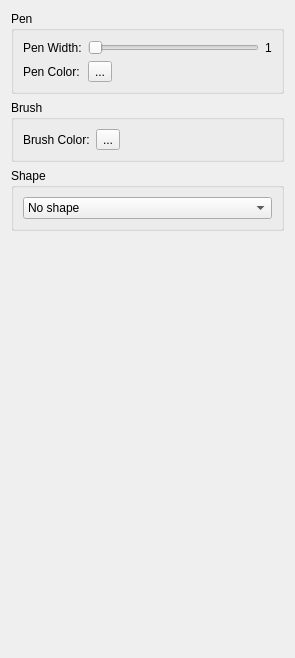
<?xml version="1.0" encoding="UTF-8"?>
<ui version="4.0">
 <class>CtrlSceneDialog</class>
 <widget class="QDialog" name="CtrlSceneDialog">
  <property name="geometry">
   <rect>
    <x>0</x>
    <y>0</y>
    <width>295</width>
    <height>658</height>
   </rect>
  </property>
  <property name="windowTitle">
   <string>Dialog</string>
  </property>
  <layout class="QGridLayout" name="gridLayout_4">
   <item row="0" column="0">
    <widget class="QGroupBox" name="groupBox">
     <property name="title">
      <string>Pen</string>
     </property>
     <layout class="QGridLayout" name="gridLayout_2">
      <item row="0" column="2">
       <widget class="QLabel" name="label_penWidth">
        <property name="text">
         <string>1</string>
        </property>
       </widget>
      </item>
      <item row="0" column="0">
       <widget class="QLabel" name="label">
        <property name="text">
         <string>Pen Width:</string>
        </property>
       </widget>
      </item>
      <item row="0" column="1">
       <widget class="QSlider" name="horizontalSlider_penWidth">
        <property name="minimum">
         <number>1</number>
        </property>
        <property name="maximum">
         <number>32</number>
        </property>
        <property name="pageStep">
         <number>3</number>
        </property>
        <property name="value">
         <number>1</number>
        </property>
        <property name="orientation">
         <enum>Qt::Horizontal</enum>
        </property>
       </widget>
      </item>
      <item row="1" column="0">
       <widget class="QLabel" name="label_2">
        <property name="text">
         <string>Pen Color:</string>
        </property>
       </widget>
      </item>
      <item row="1" column="1">
       <widget class="QToolButton" name="toolButton_penColor">
        <property name="text">
         <string>...</string>
        </property>
       </widget>
      </item>
     </layout>
    </widget>
   </item>
   <item row="1" column="0">
    <widget class="QGroupBox" name="groupBox_2">
     <property name="title">
      <string>Brush</string>
     </property>
     <layout class="QGridLayout" name="gridLayout_3">
      <item row="0" column="0">
       <widget class="QLabel" name="label_3">
        <property name="text">
         <string>Brush Color:</string>
        </property>
       </widget>
      </item>
      <item row="0" column="1">
       <widget class="QToolButton" name="toolButton_brushColor">
        <property name="text">
         <string>...</string>
        </property>
       </widget>
      </item>
      <item row="0" column="2">
       <spacer name="horizontalSpacer">
        <property name="orientation">
         <enum>Qt::Horizontal</enum>
        </property>
        <property name="sizeHint" stdset="0">
         <size>
          <width>40</width>
          <height>20</height>
         </size>
        </property>
       </spacer>
      </item>
     </layout>
    </widget>
   </item>
   <item row="2" column="0">
    <widget class="QGroupBox" name="groupBox_3">
     <property name="title">
      <string>Shape</string>
     </property>
     <layout class="QGridLayout" name="gridLayout">
      <item row="0" column="0">
       <widget class="QComboBox" name="comboBox_shape">
        <item>
         <property name="text">
          <string>No shape</string>
         </property>
        </item>
        <item>
         <property name="text">
          <string>Horizontal line</string>
         </property>
        </item>
        <item>
         <property name="text">
          <string>Vertical line</string>
         </property>
        </item>
        <item>
         <property name="text">
          <string>Any direction line</string>
         </property>
        </item>
        <item>
         <property name="text">
          <string>Rectangle</string>
         </property>
        </item>
        <item>
         <property name="text">
          <string>Ellipse</string>
         </property>
        </item>
        <item>
         <property name="text">
          <string>Path</string>
         </property>
        </item>
       </widget>
      </item>
     </layout>
    </widget>
   </item>
   <item row="3" column="0">
    <spacer name="verticalSpacer">
     <property name="orientation">
      <enum>Qt::Vertical</enum>
     </property>
     <property name="sizeHint" stdset="0">
      <size>
       <width>20</width>
       <height>40</height>
      </size>
     </property>
    </spacer>
   </item>
  </layout>
 </widget>
 <resources/>
 <connections/>
</ui>
